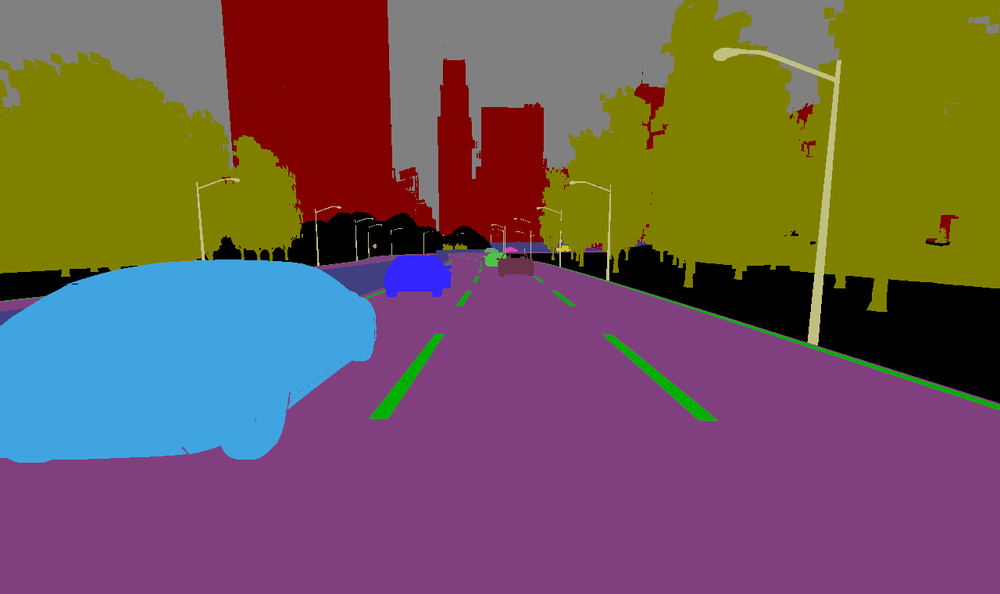
%> input picture 000000_color.png, 1000 x 594 px, shrunk from 1280 x 760 before the run
$ octave --eval "result = getIDs('000000_color.png');"   (GNU Octave 9; MATLAB toolbox functions it lacks are replaced by stand-ins)
%> lines starting %> are read from the running program, lines starting %| are printed output that depends on the picture
function gt_Matrix = getIDs(ImagePath)
%> called with ImagePath = '000000_color.png'
        % read the image
        im = imread(ImagePath);
%> im is the input picture: size 594x1000x3 uint8; mean R, G, B 112.6, 89, 87.8
        im = double(im);
%> im: size 594x1000x3 double

        labelMatrix = im(:,:,1);
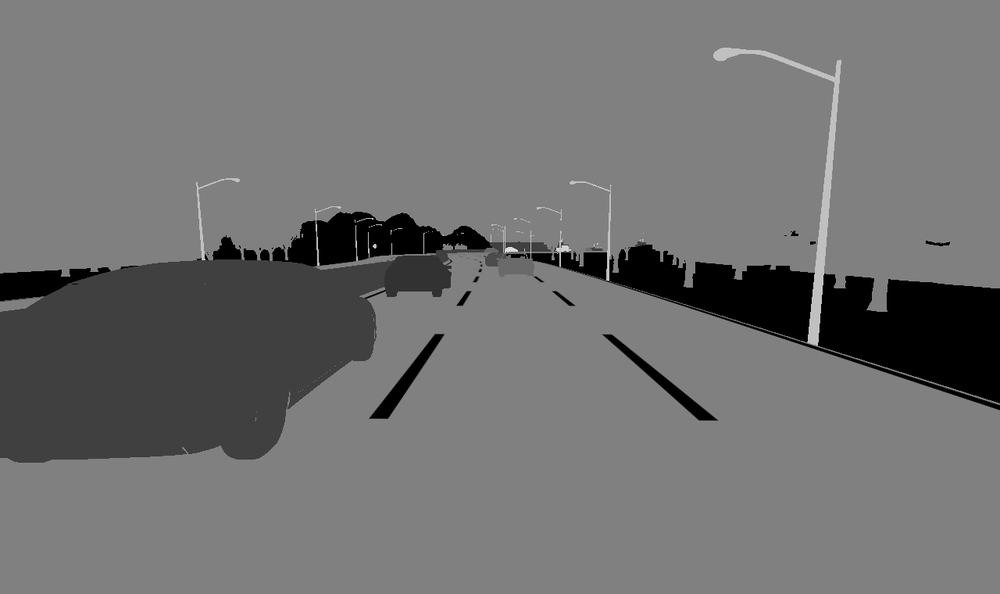
%> labelMatrix: size 594x1000 double; min 0, max 241, mean 112.6
        instanceMatrix = im(:,:,2);
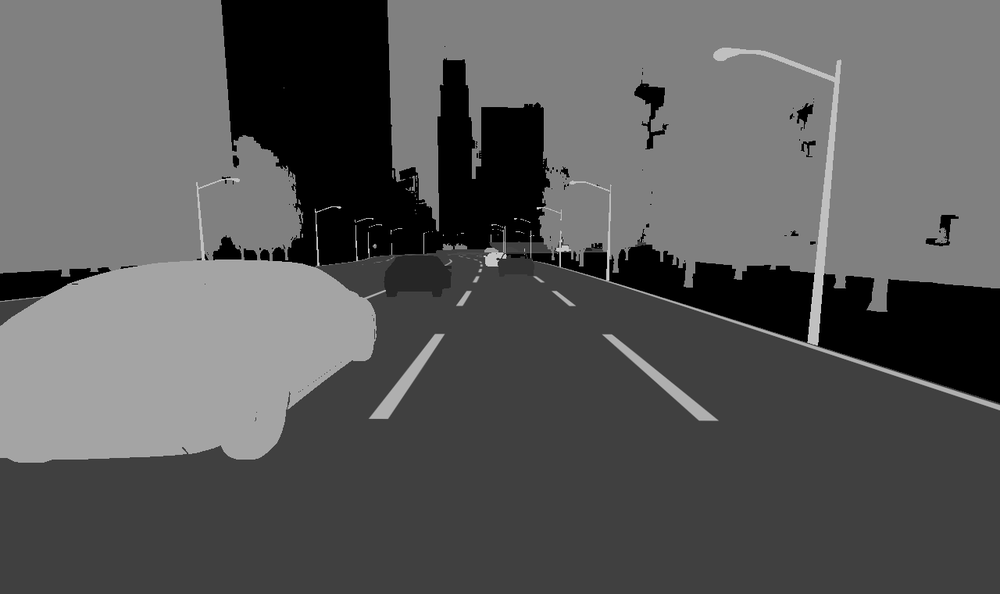
%> instanceMatrix: size 594x1000 double; min 0, max 235, mean 89

        gt_Matrix = struct;
        gt_Matrix.label = labelMatrix;
        gt_Matrix.instance = instanceMatrix;
    end

$ run again, on 000000_rgb.png
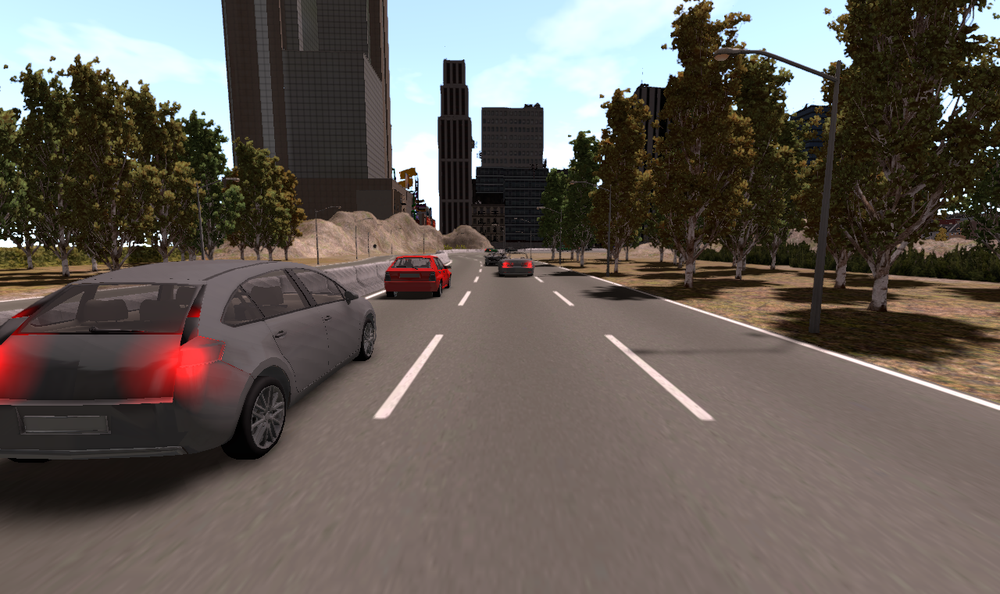
%> input picture 000000_rgb.png, 1000 x 594 px, shrunk from 1280 x 760 before the run
%> in getIDs, im is the input picture: size 594x1000x3 uint8; mean R, G, B 100.4, 92.8, 85.9
%> im: size 594x1000x3 double
%> in getIDs, `labelMatrix = im(:,:,1);`:
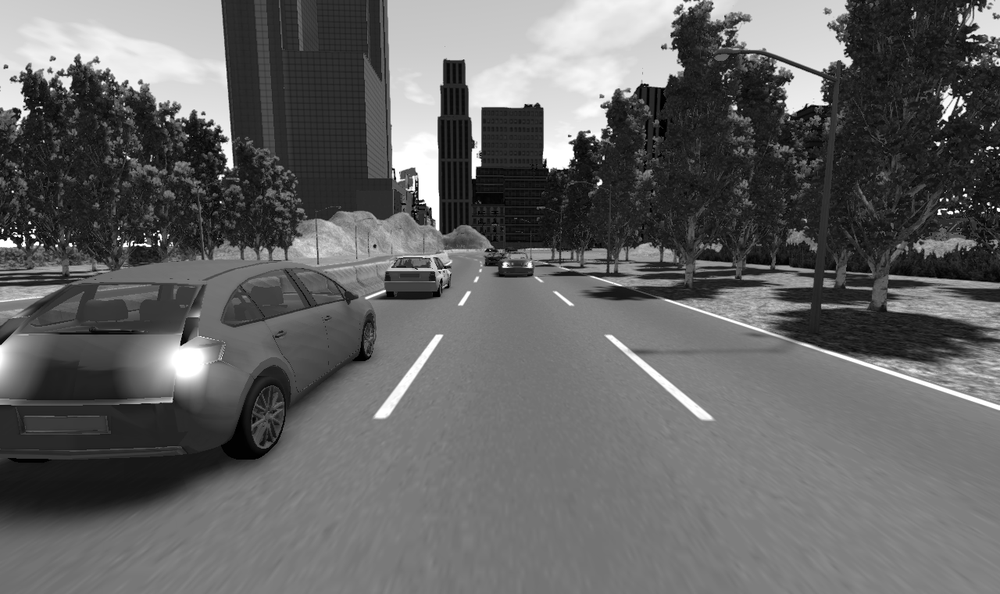
%> labelMatrix: size 594x1000 double; min 0, max 255, mean 100.4
%> in getIDs, `instanceMatrix = im(:,:,2);`:
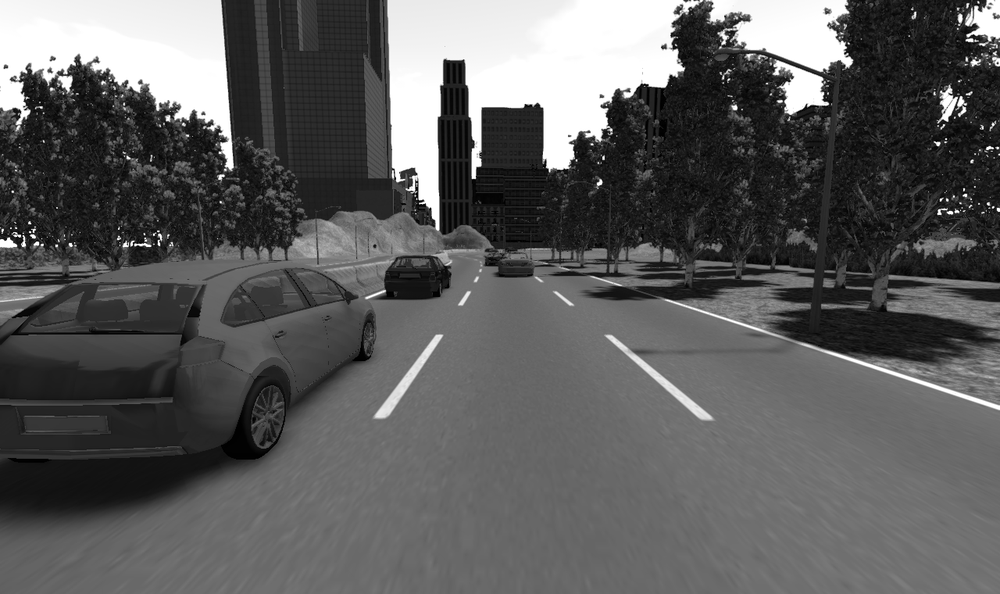
%> instanceMatrix: size 594x1000 double; min 0, max 255, mean 92.8
